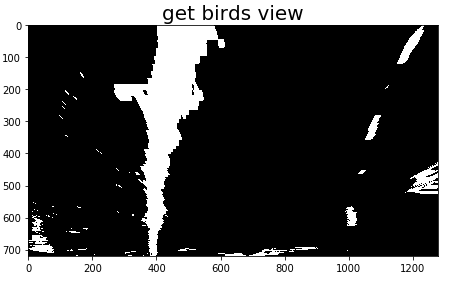
#> input picture submission_images/bird_view.png, 465 x 286 px; its folder holds only this picture in this run
$ python -i adv_lane_find_pipeline.py   (imports and definitions only)   (older library calls are emulated)
#> lines starting #> are read from the running program, lines starting #| are printed output that depends on the picture
#> further down, picture is the input picture: shape (286, 465, 3); min 0, max 255, mean 89.2
import cv2
import numpy as np
import matplotlib.pyplot as plt
import matplotlib.image as mpimg
import glob
import os
import tqdm

class Line():
    # [24 lines left out: function __init__, not called in this run]

# get_undistorted image
'''
In:
    img   numpy array   [ysize, xsize, 3]
    mtx   numpya rray   [3,3]    "return parameter of cv2.calibrateCamera"
    dist  numpya rray   [5]      "return parameter of cv2.calibrateCamera"
Out:
    undistorted  numpy array   [ysize, xsize, 3]
'''
def get_undistorted(img, mtx, dist):
    undistorted = cv2.undistort(img, mtx, dist, None, mtx)
    return undistorted

# get binary image
'''
IN:
    img              numpy array   [ysize, xsize, 3]
    s_thresh         tuple         (2)                threshold of s in HLS color space
    sx_thresh        tuple         (2)                threshold of s in xgradient
Out:
    combined_binary   numpy array   [ysize, xsize, 1] binary image(True:255, False:0)
    color_binary      numpy array   [ysize, xsize, 3]
'''
def get_binary(img, s_thresh=(90, 255), sx_thresh=(60, 255), flag_plot=False):

#> called with s_thresh = (90, 255), sx_thresh = (60, 255), flag_plot = False
    img = np.copy(img)

    # Convert to HLS color space and separate the S channel
    hls = cv2.cvtColor(img, cv2.COLOR_RGB2HLS)
#> hls: shape (286, 465, 3); mean of channels 0, 1, 2 0, 89.2, 0
    l_channel = hls[:,:,1]
    s_channel = hls[:,:,2]
#> s_channel: shape (286, 465); every value is 0

    # Sobel filter with x direction
    sobelx = cv2.Sobel(l_channel, cv2.CV_64F, 1, 0) # Take the derivative in x
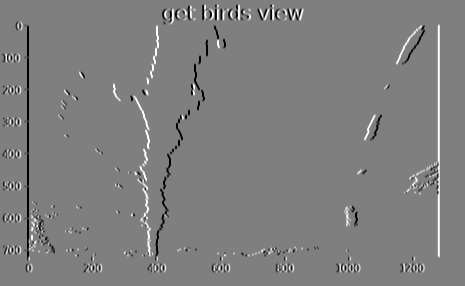
#> sobelx: shape (286, 465) float64; min -1020, max 1020, mean 0; drawn with min black and max white
    abs_sobelx = np.absolute(sobelx) # Absolute x derivative to accentuate lines away from horizontal
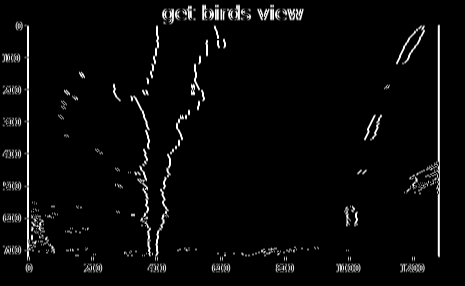
#> abs_sobelx: shape (286, 465) float64; min 0, max 1020, mean 34.2; drawn with min black and max white
    scaled_sobel = np.uint8(255*abs_sobelx/np.max(abs_sobelx))

    # Threshold x gradient
    sxbinary = np.zeros_like(scaled_sobel)
    sxbinary[(scaled_sobel >= sx_thresh[0]) & (scaled_sobel <= sx_thresh[1])] = 1

    # Threshold color channel
    s_binary = np.zeros_like(s_channel)
    s_binary[(s_channel >= s_thresh[0]) & (s_channel <= s_thresh[1])] = 1

    # Stack each channel
    color_binary = np.dstack(( np.zeros_like(sxbinary), sxbinary, s_binary)) * 255

    # combined x and color binary
    combined_binary = sxbinary | s_binary

    # plot
    if flag_plot:
        # Plot the result
        f, (ax1, ax2) = plt.subplots(1, 2, figsize=(12, 5))
        f.tight_layout()
        ax1.imshow(cv2.cvtColor(img, cv2.COLOR_BGR2RGB))
        ax1.set_title('Original Image', fontsize=20)
        ax2.imshow(color_binary)
        ax2.set_title('get color binary Result()', fontsize=20)
        plt.subplots_adjust(left=0., right=1, top=0.9, bottom=0.)
        plt.show()
    return combined_binary, color_binary

# get warped image (bird view)
'''
In:
    img  numpy array   [ysize, xsize, 1] binary image(True:255, False:0)
    M    numpy array   [3,3]             transform parameter which is returned from cv2.getPerspectiveTransform
Out:
    birds_view numpy array [ysize, xsize, 1] binary image(True:255, False:0)
'''
# [15 lines left out: function get_bird_view, not called in this run]

# get polyfit curve
'''
In:
    binary_warped     numpy array    [ysize, xsize, 1]numpy array [n]   x pixel of found as left lane     binary image(True:255, False:0)
Out:
    leftx    numpy array  [The number of found x lane pixels]   x pixel of found as left lane.
    lefty    "
    rightx   "
    righty   "
    out_img  numpy array [ysize, xsize, 3]  Input binary image with rectangle windows.
    histogram
'''
# [107 lines left out: function find_lane_pixels_with_windows, not called in this run]

'''
In:
    binary_warped     numpy array    [ysize, xsize, 1]numpy array [n]   x pixel of found as left lane     binary image(True:255, False:0)
    left_fit    numpy array [3]                return of  np.polyfit
    right_fit             "
Out:
    leftx    numpy array  [The number of found x lane pixels]   x pixel of found as left lane.
    lefty    "
    rightx   "
    righty   "
    out_img  numpy array [ysize, xsize, 3]  Input binary image with rectangle windows.
    histogram
'''
# [58 lines left out: function find_lane_pixels_with_previous_polyfit, not called in this run]

'''
In:
    binary_warped     numpy array    [ysize, xsize, 1]numpy array [n]   x pixel of found as left lane     binary image(True:255, False:0)
    line              class Line     1
Out:
    left_fit    numpy array [3]                return of  np.polyfit
    right_fit             "
    out_img     numpy array [ysize, xsize, 3]  Input binary image with rectangle windows, and polyfit curves are drawn.
'''
# [44 lines left out: function fit_polynomial, not called in this run]

# get_horizontal_gap_from_lane
'''
In:
    left_fit    numpy array [3]                return of  np.polyfit
    right_fit             "
    shape        numpy array [2]               input image size
Out:
    gap_m       1                               distance from center of lane(+:right, -:left)
'''
# [17 lines left out: function get_horizontal_gap_from_lane, not called in this run]

# get curvature(in meter)
'''
In:
    left_fit    numpy array [3]                return of  np.polyfit
    right_fit             "
    y_eval      float                          y of calculate curvature
Out:
    left_curved float       [1]                 curvature of left lane(m)
    right_curved    "
'''
# [17 lines left out: function measure_curvature_real, not called in this run]


# draw lane region
'''
In:
    warped  numpy array   [ysize, xsize, 1]  binary image(True:255, False:0)
    undist  numpy array   [ysize, xsize, 3]
    Minv    numpy array   [3,3]             transform parameter which is returned from cv2.getPerspectiveTransform
    left_fit    numpy array [3]                return of  np.polyfit
    right_fit             "
Out:
    image_draw_lane    numpy array   [ysize, xsize, 3]    detected lane region is drawn with green
'''
# [24 lines left out: function draw, not called in this run]


'''
In:
    image_draw_lane    numpy array   [ysize, xsize, 3]  detected lane region is drawn with green
    gap_m              float                            distance from center of lane(+:right, -:left)
    left_curved        float       [1]                  curvature of left lane(m)
    right_curved        "
Out:
'''
# [5 lines left out: function draw_statistics, not called in this run]

>>> import cv2
>>> picture = cv2.cvtColor(cv2.imread('submission_images/bird_view.png'), cv2.COLOR_BGR2RGB)
>>> result = get_binary(picture)

$ run again, on submission_images/fit_ploy_image.png
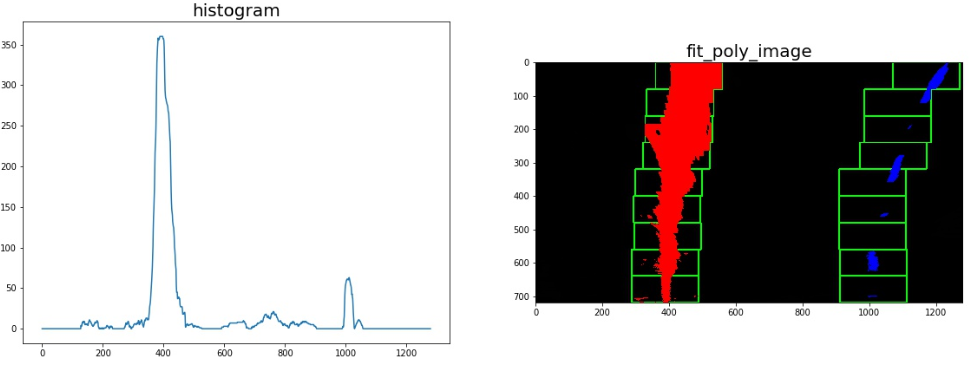
#> input picture submission_images/fit_ploy_image.png, 978 x 367 px
#> hls: shape (367, 978, 3); mean of channels 0, 1, 2 10.9, 183.5, 34.5
#> in get_binary, `sobelx = cv2.Sobel(l_channel, cv2.CV_64F, 1, 0)`:
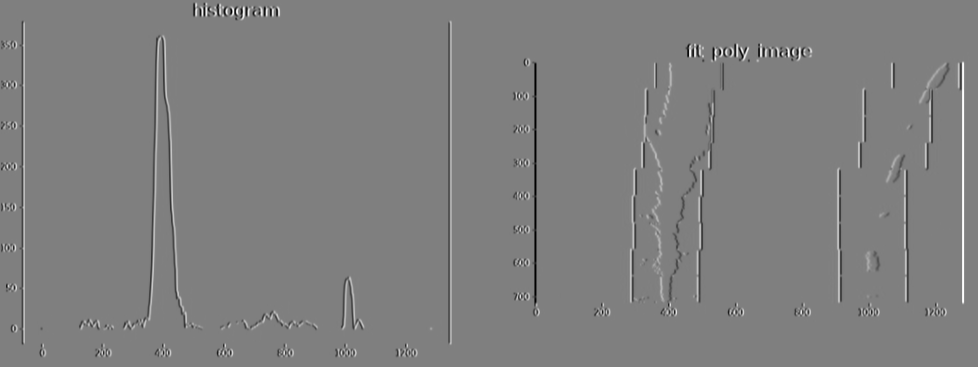
#> sobelx: shape (367, 978) float64; min -1020, max 1020, mean 0; drawn with min black and max white
#> in get_binary, `abs_sobelx = np.absolute(sobelx)`:
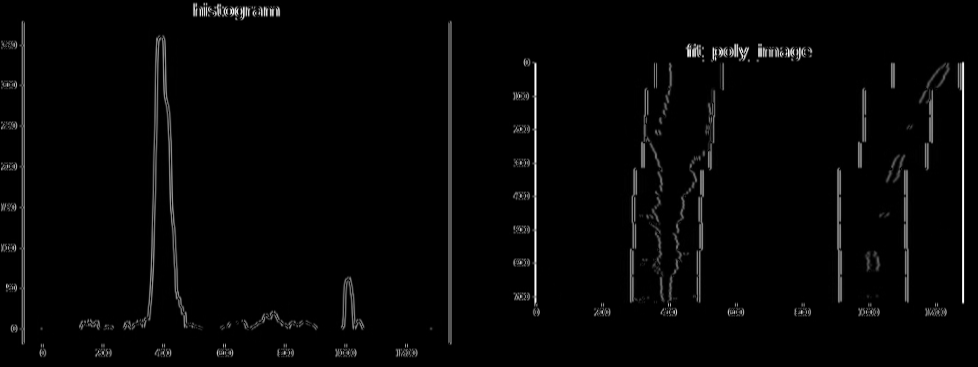
#> abs_sobelx: shape (367, 978) float64; min 0, max 1020, mean 20.4; drawn with min black and max white
